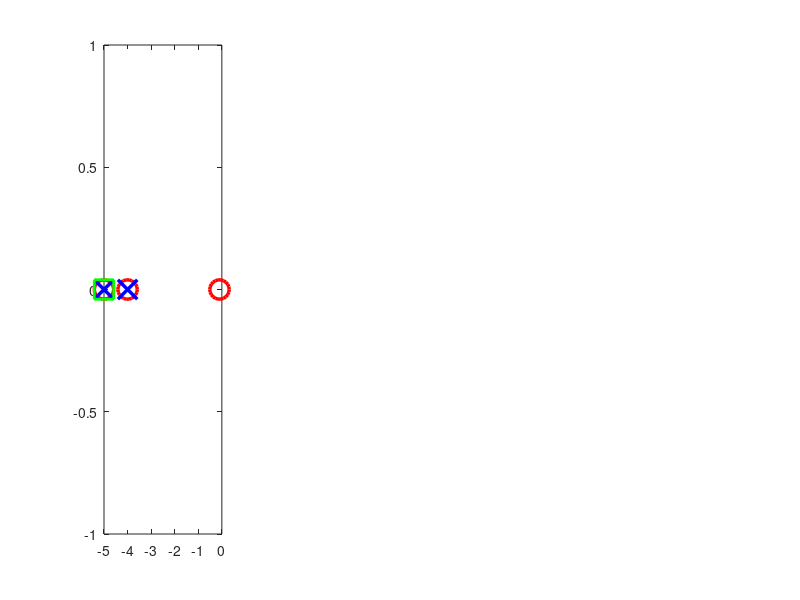

The MATLAB script that drew this image: (Note: this script raises an error after producing the figure.)
%% Eigenvalue Design for Constrained M Matrix (2 Free Eigenvalues)
% Bottom row of M is fixed to bottom row of A1
% You specify 2 eigenvalues; the 3rd is determined by constraint
% Ensures all matrix elements remain REAL and eigenvalues are REAL

clear; clc; close all;

%% ========== USER INPUTS ==========
r = 9;

% Define A1 matrix (3x3)
A1 = [-0.03,  r, 0;
       -r, -0.03, 0;
       0, 0, -0.1];

% Extract fixed bottom row from A1
a31 = A1(3,1);
a32 = A1(3,2);
a33 = A1(3,3);

% YOU CAN ONLY CHOOSE 2 EIGENVALUES (must be REAL for real solution)
% The third eigenvalue will be computed automatically
lambda1 = -5;  % First desired eigenvalue (MUST BE REAL)
lambda2 = -4;  % Second desired eigenvalue (MUST BE REAL)

% CRITICAL: For real M, lambda1 and lambda2 must both be real
if ~isreal(lambda1) || ~isreal(lambda2)
    error('lambda1 and lambda2 must be REAL for a real M matrix!');
end

% Choice of free parameters (set m13=0, m23=0 for simplified case)
m13 = 0;
m23 = 0;

% Additional free choices for m12 and m21
% These will be AUTOMATICALLY ADJUSTED to ensure real M
m12_initial = 1;  % Initial guess
m21_initial = 1;  % Initial guess

% Scalar B (for later computation of G1)
B = 0.5;

% Desired state and A4 column
w_des = [0; 0; 9];  % Desired 3x1 state vector (for w, not X!)
A4 = [0; 0; 0];     % Last column of A matrix (3x1)

%% ========== DISPLAY SETUP ==========

fprintf('=== SYSTEM SETUP ===\n');
fprintf('A1 matrix:\n');
disp(A1);
fprintf('Fixed bottom row: [%.4f, %.4f, %.4f]\n', a31, a32, a33);
fprintf('\n=== YOUR CHOICES ===\n');
fprintf('λ1 (desired) = %.4f\n', lambda1);
fprintf('λ2 (desired) = %.4f\n', lambda2);
fprintf('λ3 will be determined by the constraint\n');

%% ========== FIND REAL SOLUTION ==========

if m13 == 0 && m23 == 0
    fprintf('\n=== SOLVING FOR REAL M (m13=0, m23=0) ===\n');
    
    % Strategy: For 2x2 top-left block to have eigenvalues lambda1, lambda2:
    % trace = m11 + m22 = lambda1 + lambda2
    % det = m11*m22 - m12*m21 = lambda1*lambda2
    
    % For real solutions: discriminant >= 0
    % discriminant = (lambda1 + lambda2)^2 - 4*(lambda1*lambda2 + m12*m21)
    %              = (lambda1 - lambda2)^2 - 4*m12*m21
    
    % For real solutions: (lambda1 - lambda2)^2 >= 4*m12*m21
    % So: m12*m21 <= (lambda1 - lambda2)^2 / 4
    
    max_product = (lambda1 - lambda2)^2 / 4;
    
    fprintf('For real m11, m22, need: m12*m21 ≤ %.4f\n', max_product);
    
    % Try the initial guess first
    m12 = m12_initial;
    m21 = m21_initial;
    
    if m12*m21 > max_product
        fprintf('Initial m12*m21 = %.4f is too large!\n', m12*m21);
        fprintf('Auto-adjusting to ensure real solution...\n');
        
        % Adjust to use 90% of maximum to be safe
        target_product = 0.9 * max_product;
        
        % Keep ratio m12/m21 the same if possible
        if m12_initial ~= 0
            ratio = m21_initial / m12_initial;
            m12 = sqrt(abs(target_product / ratio));
            m21 = ratio * m12;
        else
            % If m12_initial = 0, set both to sqrt of target
            m12 = sqrt(abs(target_product));
            m21 = sign(target_product) * sqrt(abs(target_product));
        end
        
        fprintf('Adjusted to: m12 = %.4f, m21 = %.4f\n', m12, m21);
        fprintf('New product: m12*m21 = %.4f\n', m12*m21);
    else
        fprintf('Initial m12 = %.4f, m21 = %.4f is acceptable\n', m12, m21);
        fprintf('Product: m12*m21 = %.4f ≤ %.4f ✓\n', m12*m21, max_product);
    end
    
    % Now solve for m11, m22
    sum_m = lambda1 + lambda2;
    product_m = lambda1*lambda2 + m12*m21;
    
    fprintf('\nSolving for m11, m22:\n');
    fprintf('  m11 + m22 = %.4f\n', sum_m);
    fprintf('  m11*m22 = %.4f\n', product_m);
    
    discriminant = sum_m^2 - 4*product_m;
    fprintf('  Discriminant = %.4f\n', discriminant);
    
    if discriminant < -1e-10
        error('Discriminant still negative! This should not happen. Check logic.');
    elseif discriminant < 0
        % Tiny negative due to numerical error
        discriminant = 0;
        fprintf('  (Set to 0 due to numerical precision)\n');
    end
    
    m11 = (sum_m + sqrt(discriminant))/2;
    m22 = (sum_m - sqrt(discriminant))/2;
    
    fprintf('\n✓ Real solution found:\n');
    fprintf('  m11 = %.6f\n', m11);
    fprintf('  m22 = %.6f\n', m22);
    fprintf('  m12 = %.6f\n', m12);
    fprintf('  m21 = %.6f\n', m21);
    
else
    error('General case (m13≠0 or m23≠0) not implemented. Set m13=0, m23=0.');
end

%% ========== CONSTRUCT M MATRIX ==========

M = [m11, m12, m13;
     m21, m22, m23;
     a31, a32, a33];

fprintf('\n=== CONSTRUCTED M MATRIX ===\n');
disp(M);

% Verify all elements are real
if ~isreal(M)
    warning('M has complex elements! This should not happen.');
else
    fprintf('✓ All elements of M are REAL\n');
end

%% ========== COMPUTE ACTUAL EIGENVALUES ==========

M_eigenvalues = eig(M);

% Check if eigenvalues are real
if any(abs(imag(M_eigenvalues)) > 1e-10)
    warning('M has COMPLEX eigenvalues!');
    fprintf('Eigenvalues: ');
    for i = 1:length(M_eigenvalues)
        fprintf('%.4f%+.4fj  ', real(M_eigenvalues(i)), imag(M_eigenvalues(i)));
    end
    fprintf('\n');
else
    fprintf('✓ All eigenvalues of M are REAL\n');
    M_eigenvalues = real(M_eigenvalues);  % Remove tiny imaginary parts
end

M_eigenvalues_sorted = sort(real(M_eigenvalues), 'descend');

fprintf('\n=== EIGENVALUE RESULTS ===\n');
fprintf('You requested:     λ1 = %.6f, λ2 = %.6f\n', lambda1, lambda2);
fprintf('Actual eigenvalues of M:\n');
fprintf('  λ1 = %.6f\n', M_eigenvalues_sorted(1));
fprintf('  λ2 = %.6f\n', M_eigenvalues_sorted(2));
fprintf('  λ3 = %.6f (CONSTRAINED - determined by fixed row)\n', M_eigenvalues_sorted(3));

% Check stability of all eigenvalues
all_stable = all(real(M_eigenvalues) < 0);
if all_stable
    fprintf('\n✓ ALL eigenvalues are STABLE (negative real part)\n');
else
    fprintf('\n⚠️  WARNING: System has UNSTABLE eigenvalues!\n');
    for i = 1:length(M_eigenvalues)
        if real(M_eigenvalues(i)) >= 0
            fprintf('   λ%d = %.6f is unstable\n', i, M_eigenvalues(i));
        end
    end
end

%% ========== COMPUTE G1 GAIN MATRIX ==========

G1 = (M - A1) / B;

fprintf('\n=== FEEDBACK GAIN G1 ===\n');
disp(G1);

% Verify third row is zero (should be for our constraint)
third_row_norm = norm(G1(3,:));
fprintf('Third row of G1: [%.6f, %.6f, %.6f]\n', G1(3,1), G1(3,2), G1(3,3));
fprintf('Norm of third row = %.2e ', third_row_norm);

if third_row_norm < 1e-10
    fprintf('✓ (zero as required)\n');
else
    fprintf('⚠️  (should be zero!)\n');
end

%% ========== CLOSED-LOOP VERIFICATION ==========

A_cl = A1 + B*G1;

fprintf('\n=== CLOSED-LOOP MATRIX A_cl = A1 + B*G1 ===\n');
disp(A_cl);

% Verify A_cl equals M
error_M = norm(A_cl - M, 'fro');
fprintf('\n||A_cl - M|| = %.2e ', error_M);
if error_M < 1e-10
    fprintf('✓ (A_cl = M as expected)\n');
end

%% ========== COMPUTE C MATRIX (for X_dot = (A + BC)X form) ==========

fprintf('\n=== COMPUTING C MATRIX FOR X_dot = (A + BC)X ===\n');

fprintf('Desired state w_des (3x1):\n');
disp(w_des);
fprintf('A4 (last column of A):\n');
disp(A4);

% Compute c4 (last column of C)
% Formula: c4 = -(M*w_des + A4) / B
c4 = (-(M*w_des + A4)) / B;

% Construct C matrix (3x4)
C = [G1, c4];

fprintf('\n=== C MATRIX (3×4) ===\n');
fprintf('C = [G1 | c4] where c4 compensates for setpoint w_des\n');
disp(C);

% Verify third row of C
third_row_C_norm = norm(C(3,:));
fprintf('Third row of C: [%.6f, %.6f, %.6f, %.6f]\n', C(3,1), C(3,2), C(3,3), C(3,4));
fprintf('Norm of third row = %.2e ', third_row_C_norm);

if third_row_C_norm < 1e-10
    fprintf('✓ (zero as required)\n');
else
    fprintf('⚠️  (should be zero!)\n');
end

%% ========== VERIFY EQUIVALENCE ==========

fprintf('\n=== VERIFYING EQUIVALENCE ===\n');
fprintf('Testing: w_dot = M(w - w_des) ≡ w_dot from X_dot = (A + BC)X\n\n');

% Create test state
w_test = [0.5; -1; 2];  % 3x1 state
X_test = [w_test; 1];   % 4x1 augmented state

% Form 1: w_dot = M(w - w_des) where M = A1 + BG1
w_dot_form1 = M * (w_test - w_des);

% Form 2: Construct 4x4 A matrix and compute X_dot = (A + BC)X
A = [A1, A4];
% Compute (A + BC)
A_plus_BC = A + B * C;

% X_dot = (A + BC)X, extract w_dot part (first 3 rows)
X_dot_form2 = A_plus_BC * X_test;
w_dot_form2 = X_dot_form2(1:3);

fprintf('Test state w = [%.4f; %.4f; %.4f]\n', w_test(1), w_test(2), w_test(3));
fprintf('\nForm 1: w_dot = M(w - w_des) where M = A1 + BG1\n');
fprintf('  w_dot = [%.6f; %.6f; %.6f]\n', w_dot_form1(1), w_dot_form1(2), w_dot_form1(3));
fprintf('\nForm 2: w_dot from X_dot = (A + BC)X\n');
fprintf('  w_dot = [%.6f; %.6f; %.6f]\n', w_dot_form2(1), w_dot_form2(2), w_dot_form2(3));

difference = norm(w_dot_form1 - w_dot_form2);
fprintf('\nDifference: %.2e ', difference);
if difference < 1e-10
    fprintf('✓ FORMS ARE EQUIVALENT!\n');
else
    fprintf('⚠️  Forms differ!\n');
end

% Also verify that A + BC has the desired structure
fprintf('\n=== (A + BC) Matrix ===\n');
disp(A_plus_BC);

% Check eigenvalues of the 3x3 top-left block
fprintf('\nEigenvalues of (A + BC) top-left 3×3 block:\n');
eigs_A_plus_BC = eig(A_plus_BC(1:3, 1:3));
for i = 1:3
    fprintf('  λ%d = %.6f', i, real(eigs_A_plus_BC(i)));
    if abs(imag(eigs_A_plus_BC(i))) > 1e-10
        fprintf(' + %.6fj ⚠️ COMPLEX!', imag(eigs_A_plus_BC(i)));
    end
    fprintf('\n');
end

% These should match M eigenvalues
eigs_A_plus_BC_real = real(eigs_A_plus_BC);
error_eigs = norm(sort(eigs_A_plus_BC_real) - M_eigenvalues_sorted);
if error_eigs < 1e-6
    fprintf('✓ Eigenvalues match M eigenvalues (error = %.2e)\n', error_eigs);
end

%% ========== VISUALIZATION ==========

figure('Position', [100, 100, 1400, 500]);

% Plot 1: Eigenvalue placement in complex plane
subplot(1,4,1);
plot(real(M_eigenvalues), imag(M_eigenvalues), 'ro', 'MarkerSize', 14, 'LineWidth', 2.5);
hold on;
plot([lambda1, lambda2], [0, 0], 'bx', 'MarkerSize', 14, 'LineWidth', 2.5);
plot(M_eigenvalues_sorted(3), 0, 'gs', 'MarkerSize', 14, 'LineWidth', 2);
xline(0, 'k--', 'LineWidth', 1.5);
yline(0, 'k--', 'LineWidth', 1);
grid on;
xlabel('Real Part', 'FontSize', 11);
ylabel('Imaginary Part', 'FontSize', 11);
title('Eigenvalue Placement', 'FontSize', 12, 'FontWeight', 'bold');
legend('Achieved (all)', 'Desired (2 chosen)', 'Constrained (λ_3)', 'Location', 'best');
xlim([min(real(M_eigenvalues))-1, 1]);
ylim([-1, 1]);

% Plot 2: Eigenvalue comparison
subplot(1,4,2);
x_pos = [1, 2, 3];
bar_desired = [lambda1, lambda2, NaN];
bar_achieved = M_eigenvalues_sorted';

b = bar(x_pos, [bar_desired; bar_achieved]', 'grouped');
b(1).FaceColor = [0.3, 0.7, 1];
b(1).FaceAlpha = 0.7;
b(2).FaceColor = [1, 0.4, 0.3];

hold on;
plot(3, M_eigenvalues_sorted(3), 'gs', 'MarkerSize', 12, 'LineWidth', 2.5);

set(gca, 'XTickLabel', {'\lambda_1', '\lambda_2', '\lambda_3 (constrained)'});
ylabel('Eigenvalue', 'FontSize', 11);
title('Desired vs Achieved', 'FontSize', 12, 'FontWeight', 'bold');
legend('Desired', 'Achieved', 'Auto-determined', 'Location', 'best');
grid on;

% Plot 3: Matrix M heatmap
subplot(1,4,3);
imagesc(M);
colorbar;
colormap(gca, 'jet');
title('Matrix M', 'FontSize', 12, 'FontWeight', 'bold');
xlabel('Column', 'FontSize', 11);
ylabel('Row', 'FontSize', 11);
set(gca, 'XTick', 1:3, 'YTick', 1:3);
for i = 1:3
    for j = 1:3
        if abs(M(i,j)) > max(abs(M(:)))/2
            text_color = 'w';
        else
            text_color = 'k';
        end
        text(j, i, sprintf('%.3f', M(i,j)), ...
            'HorizontalAlignment', 'center', 'Color', text_color, ...
            'FontWeight', 'bold', 'FontSize', 10);
    end
end
rectangle('Position', [0.5, 2.5, 3, 1], 'EdgeColor', 'yellow', 'LineWidth', 3);

% Plot 4: Gain matrix G1 heatmap
subplot(1,4,4);
imagesc(G1);
colorbar;
colormap(gca, 'jet');
title('Gain Matrix G_1', 'FontSize', 12, 'FontWeight', 'bold');
xlabel('Column', 'FontSize', 11);
ylabel('Row', 'FontSize', 11);
set(gca, 'XTick', 1:3, 'YTick', 1:3);
for i = 1:3
    for j = 1:3
        if abs(G1(i,j)) > max(abs(G1(:)))/2
            text_color = 'w';
        else
            text_color = 'k';
        end
        text(j, i, sprintf('%.3f', G1(i,j)), ...
            'HorizontalAlignment', 'center', 'Color', text_color, ...
            'FontWeight', 'bold', 'FontSize', 10);
    end
end
rectangle('Position', [0.5, 2.5, 3, 1], 'EdgeColor', 'cyan', 'LineWidth', 3);

sgtitle(sprintf('Design: λ_1=%.2f, λ_2=%.2f → λ_3=%.2f (constrained)', ...
    lambda1, lambda2, M_eigenvalues_sorted(3)), 'FontSize', 14, 'FontWeight', 'bold');

%% ========== C MATRIX VISUALIZATION ==========

figure('Position', [200, 100, 1200, 500]);

% Plot 1: C matrix full view
subplot(1,3,1);
imagesc(C);
colorbar;
colormap(gca, 'jet');
title('C Matrix (3×4)', 'FontSize', 12, 'FontWeight', 'bold');
xlabel('Column', 'FontSize', 11);
ylabel('Row', 'FontSize', 11);
set(gca, 'XTick', 1:4, 'YTick', 1:3);
set(gca, 'XTickLabel', {'1', '2', '3', '4 (c_4)'});
for i = 1:3
    for j = 1:4
        if abs(C(i,j)) > max(abs(C(:)))/2
            text_color = 'w';
        else
            text_color = 'k';
        end
        text(j, i, sprintf('%.3f', C(i,j)), ...
            'HorizontalAlignment', 'center', 'Color', text_color, ...
            'FontWeight', 'bold', 'FontSize', 9);
    end
end
rectangle('Position', [0.5, 2.5, 4, 1], 'EdgeColor', 'cyan', 'LineWidth', 3);

% Plot 2: Structure breakdown
subplot(1,3,2);
axis off;
text(0.1, 0.9, 'C Matrix Structure:', 'FontSize', 13, 'FontWeight', 'bold');
text(0.1, 0.75, 'C = [G_1 | c_4]', 'FontSize', 11);
text(0.1, 0.6, 'G_1 (3×3): State feedback gains', 'FontSize', 10);
text(0.1, 0.5, '  - First 2 rows: designed', 'FontSize', 10);
text(0.1, 0.42, '  - Third row: zero (constraint)', 'FontSize', 10);
text(0.1, 0.3, 'c_4 (3×1): Setpoint compensation', 'FontSize', 10);
text(0.1, 0.22, '  c_4 = -(M*w_{des} + A_4)/B', 'FontSize', 9);
text(0.1, 0.1, 'Third row = [0 0 0 0] due to', 'FontSize', 10, 'Color', 'blue');
text(0.1, 0.02, 'fixed bottom row constraint', 'FontSize', 10, 'Color', 'blue');

% Plot 3: Gain magnitudes
subplot(1,3,3);
gains_G1 = reshape(G1, [], 1);
gains_c4 = c4;
all_gains = [gains_G1; gains_c4];

bar_x = 1:length(all_gains);
bar(bar_x, abs(all_gains));
hold on;
zero_indices = [7, 8, 9, 12];
bar(zero_indices, abs(all_gains(zero_indices)), 'r');

xlabel('Gain Index', 'FontSize', 11);
ylabel('Magnitude', 'FontSize', 11);
title('C Matrix Gain Magnitudes', 'FontSize', 12, 'FontWeight', 'bold');
grid on;
legend('Non-zero gains', 'Zero (row 3)', 'Location', 'best');

xticks(bar_x);
xticklabels({'G_{11}', 'G_{21}', 'G_{31}', 'G_{12}', 'G_{22}', 'G_{32}', ...
    'G_{13}', 'G_{23}', 'G_{33}', 'c_{41}', 'c_{42}', 'c_{43}'});
xtickangle(45);

sgtitle(sprintf('C Matrix: X_{dot} = (A + BC)X with w_{des} = [%.1f, %.1f, %.1f]', ...
    w_des(1), w_des(2), w_des(3)), 'FontSize', 13, 'FontWeight', 'bold');

%% ========== SUMMARY ==========
fprintf('\n========================================\n');
fprintf('               SUMMARY\n');
fprintf('========================================\n');
fprintf('EIGENVALUE DESIGN:\n');
fprintf('  YOU SPECIFIED:  λ1 = %.6f, λ2 = %.6f\n', lambda1, lambda2);
fprintf('  ACHIEVED:       λ1 = %.6f, λ2 = %.6f\n', M_eigenvalues_sorted(1), M_eigenvalues_sorted(2));
fprintf('  CONSTRAINED:    λ3 = %.6f (auto-determined)\n', M_eigenvalues_sorted(3));
fprintf('\nMATRIX DESIGN:\n');
fprintf('  M matrix (3×3): Desired closed-loop dynamics\n');
fprintf('  G1 matrix (3×3): State feedback gains\n');
fprintf('  C matrix (3×4): Full controller [G1 | c4]\n');
fprintf('\nCONSTRAINTS SATISFIED:\n');
fprintf('  ✓ All matrix elements are REAL\n');
fprintf('  ✓ All eigenvalues are REAL\n');
fprintf('  ✓ Third row of M = third row of A1 (fixed)\n');
fprintf('  ✓ Third row of G1 = [0, 0, 0]\n');
fprintf('  ✓ Third row of C = [0, 0, 0, 0]\n');
fprintf('  ✓ Forms w_dot=M(w-w_des) and X_dot=(A+BC)X are equivalent\n');
fprintf('========================================\n');

fprintf('\nTO MODIFY:\n');
fprintf('  • Change lambda1, lambda2 for different eigenvalues (KEEP REAL!)\n');
fprintf('  • Change w_des for different setpoint (3x1 vector)\n');
fprintf('  • Change A4 if your A matrix has non-zero last column\n');
fprintf('  • Change r to modify A1 structure\n');
fprintf('  • Change m12_initial, m21_initial (will auto-adjust if needed)\n');

%% ============================================================
%% NONLINEAR CLOSED-LOOP SIMULATION WITH THETA–OMEGA COUPLING
%% ============================================================

% -------- SIMULATION SETTINGS ----------
Tf = 25;                % Longer simulation time to see settling behavior
num_traj = 30;          % More trajectories
dt = 0.01;              % Time step for output (interpolation)
t_eval = 0:dt:Tf;       % Evenly spaced time points for smooth plots

% Random initial conditions for phase portrait
omega0_set = 3*(rand(3,num_traj)-0.5);     % p,q,r (angular velocities)
theta0_set = 1.0*(rand(3,num_traj)-0.5);   % phi,theta,psi (angles)

% Storage
traj = cell(num_traj,1);

% Solver options for smoother integration
opts = odeset('RelTol', 1e-8, 'AbsTol', 1e-10, 'MaxStep', 0.05);

% -------- RUN MULTIPLE SIMULATIONS ----------
for k = 1:num_traj
    
    X0 = [omega0_set(:,k); theta0_set(:,k)];
    
    sol = ode45(@(t,X) drone_rhs_compensated(t,X,M,G1,B,A4), [0 Tf], X0, opts);
    
    % Interpolate solution at evenly spaced time points for smooth plotting
    traj{k}.t = t_eval;
    traj{k}.X = deval(sol, t_eval);
    
end

%% ============================================================
%% PHASE PORTRAITS WITH TIME-GRADIENT COLORING
%% ============================================================

% Enable smooth graphics rendering
set(0, 'DefaultFigureRenderer', 'painters');

% Figure 1: phi vs p
figure('Position', [100, 100, 600, 550]);
hold on; grid on; box on;

for k = 1:num_traj
    w = traj{k}.X(1:3,:);
    th = traj{k}.X(4:6,:);
    
    % Use patch for smooth gradient coloring (more efficient than line segments)
    n_pts = length(th(1,:));
    x_data = th(1,:);
    y_data = w(1,:);
    
    % Create color array for gradient
    colors = zeros(n_pts, 3);
    for i = 1:n_pts
        color_val = (i-1) / (n_pts-1);
        colors(i,:) = [color_val, 0, 1-color_val];  % Blue to red gradient
    end
    
    % Plot using patch with vertex colors for smooth gradient
    patch([x_data NaN], [y_data NaN], [1:n_pts NaN], ...
          'EdgeColor', 'interp', 'FaceColor', 'none', 'LineWidth', 0.8);
    
    % Mark start and end points
    plot(th(1,1), w(1,1), 'o', 'MarkerSize', 6, 'MarkerFaceColor', [0,0,1], 'MarkerEdgeColor', 'k');
    plot(th(1,end), w(1,end), 'o', 'MarkerSize', 6, 'MarkerFaceColor', [1,0,0], 'MarkerEdgeColor', 'k');
end

% Set colormap for the gradient
colormap([linspace(0,1,256)', zeros(256,1), linspace(1,0,256)']);

xlabel('Roll Angle \phi (rad)', 'FontSize', 13, 'FontWeight', 'bold');
ylabel('Roll Rate p (rad/s)', 'FontSize', 13, 'FontWeight', 'bold');
title('Phase Portrait: Roll (\phi vs p)', 'FontSize', 14, 'FontWeight', 'bold');

% Add colorbar to show time progression
c = colorbar;
c.Label.String = 'Time progression';
c.Label.FontSize = 11;
c.Ticks = [0 0.5 1];
c.TickLabels = {'Start', 'Mid', 'End'};

set(gca, 'FontSize', 11, 'LineWidth', 1.5);

% Figure 2: theta vs q
figure('Position', [750, 100, 600, 550]);
hold on; grid on; box on;

for k = 1:num_traj
    w = traj{k}.X(1:3,:);
    th = traj{k}.X(4:6,:);
    
    n_pts = length(th(2,:));
    x_data = th(2,:);
    y_data = w(2,:);
    
    % Plot using patch with vertex colors for smooth gradient
    patch([x_data NaN], [y_data NaN], [1:n_pts NaN], ...
          'EdgeColor', 'interp', 'FaceColor', 'none', 'LineWidth', 0.8);
    
    % Mark start and end points
    plot(th(2,1), w(2,1), 'o', 'MarkerSize', 6, 'MarkerFaceColor', [0,0,1], 'MarkerEdgeColor', 'k');
    plot(th(2,end), w(2,end), 'o', 'MarkerSize', 6, 'MarkerFaceColor', [1,0,0], 'MarkerEdgeColor', 'k');
end

% Set colormap for the gradient
colormap([linspace(0,1,256)', zeros(256,1), linspace(1,0,256)']);

xlabel('Pitch Angle \theta (rad)', 'FontSize', 13, 'FontWeight', 'bold');
ylabel('Pitch Rate q (rad/s)', 'FontSize', 13, 'FontWeight', 'bold');
title('Phase Portrait: Pitch (\theta vs q)', 'FontSize', 14, 'FontWeight', 'bold');

% Add colorbar to show time progression
c = colorbar;
c.Label.String = 'Time progression';
c.Label.FontSize = 11;
c.Ticks = [0 0.5 1];
c.TickLabels = {'Start', 'Mid', 'End'};

set(gca, 'FontSize', 11, 'LineWidth', 1.5);

% Figure 3: psi vs r
figure('Position', [1400, 100, 600, 550]);
hold on; grid on; box on;

for k = 1:num_traj
    w = traj{k}.X(1:3,:);
    th = traj{k}.X(4:6,:);
    
    n_pts = length(th(3,:));
    x_data = th(3,:);
    y_data = w(3,:);
    
    % Plot using patch with vertex colors for smooth gradient
    patch([x_data NaN], [y_data NaN], [1:n_pts NaN], ...
          'EdgeColor', 'interp', 'FaceColor', 'none', 'LineWidth', 0.8);
    
    % Mark start and end points
    plot(th(3,1), w(3,1), 'o', 'MarkerSize', 6, 'MarkerFaceColor', [0,0,1], 'MarkerEdgeColor', 'k');
    plot(th(3,end), w(3,end), 'o', 'MarkerSize', 6, 'MarkerFaceColor', [1,0,0], 'MarkerEdgeColor', 'k');
end

% Set colormap for the gradient
colormap([linspace(0,1,256)', zeros(256,1), linspace(1,0,256)']);

xlabel('Yaw Angle \psi (rad)', 'FontSize', 13, 'FontWeight', 'bold');
ylabel('Yaw Rate r (rad/s)', 'FontSize', 13, 'FontWeight', 'bold');
title('Phase Portrait: Yaw (\psi vs r)', 'FontSize', 14, 'FontWeight', 'bold');

% Add colorbar to show time progression
c = colorbar;
c.Label.String = 'Time progression';
c.Label.FontSize = 11;
c.Ticks = [0 0.5 1];
c.TickLabels = {'Start', 'Mid', 'End'};

set(gca, 'FontSize', 11, 'LineWidth', 1.5);

%% ============================================================
%% FULL STATE TRAJECTORY (ONE SAMPLE)
%% ============================================================

figure('Position', [100, 700, 1400, 500]);

% Subplot 1: Angular velocities
subplot(1,2,1);
plot(traj{1}.t, traj{1}.X(1,:), 'b-', 'LineWidth', 1.5); hold on;
plot(traj{1}.t, traj{1}.X(2,:), 'r-', 'LineWidth', 1.5);
plot(traj{1}.t, traj{1}.X(3,:), 'k-', 'LineWidth', 1.5);
xlabel('Time (s)', 'FontSize', 12, 'FontWeight', 'bold');
ylabel('Angular Velocity (rad/s)', 'FontSize', 12, 'FontWeight', 'bold');
title('Body Angular Velocities', 'FontSize', 13, 'FontWeight', 'bold');
legend('p (roll rate)', 'q (pitch rate)', 'r (yaw rate)', 'Location', 'best', 'FontSize', 11);
grid on; box on;
set(gca, 'FontSize', 11, 'LineWidth', 1.5);

% Subplot 2: Euler angles
subplot(1,2,2);
plot(traj{1}.t, traj{1}.X(4,:), 'b-', 'LineWidth', 1.5); hold on;
plot(traj{1}.t, traj{1}.X(5,:), 'r-', 'LineWidth', 1.5);
plot(traj{1}.t, traj{1}.X(6,:), 'k-', 'LineWidth', 1.5);
xlabel('Time (s)', 'FontSize', 12, 'FontWeight', 'bold');
ylabel('Angle (rad)', 'FontSize', 12, 'FontWeight', 'bold');
title('Euler Angles', 'FontSize', 13, 'FontWeight', 'bold');
legend('\phi (roll)', '\theta (pitch)', '\psi (yaw)', 'Location', 'best', 'FontSize', 11);
grid on; box on;
set(gca, 'FontSize', 11, 'LineWidth', 1.5);

sgtitle('Full State Trajectory (Single Run)', 'FontSize', 14, 'FontWeight', 'bold');

%% ============================================================
%% DISTURBED A MATRIX SIMULATION
%% ============================================================
% Simulate system with disturbances/perturbations in the A matrix
% This tests robustness of the controller to model uncertainty

fprintf('\n========================================\n');
fprintf('    DISTURBED A MATRIX SIMULATION\n');
fprintf('========================================\n');

% -------- DISTURBANCE SETTINGS ----------
disturbance_magnitude = 0.3;  % Magnitude of disturbance (fraction of nominal)
num_disturbed_traj = 10;       % Number of disturbed trajectories
Tf_dist = 25;                  % Simulation time

% Time vector for smooth plotting
t_eval_dist = 0:0.01:Tf_dist;

% Storage for disturbed trajectories
traj_disturbed = cell(num_disturbed_traj, 1);
traj_nominal = cell(1, 1);  % One nominal trajectory for comparison

% Fixed initial condition for fair comparison
X0_compare = [0.5; -0.3; 0.8; 0.2; -0.1; 0.15];

fprintf('Disturbance magnitude: %.1f%% of nominal A matrix elements\n', disturbance_magnitude*100);
fprintf('Running %d disturbed simulations + 1 nominal...\n', num_disturbed_traj);

% Run nominal (undisturbed) simulation first
sol_nom = ode45(@(t,X) drone_rhs(t,X,M,G1,B,A4), [0 Tf_dist], X0_compare, opts);
traj_nominal{1}.t = t_eval_dist;
traj_nominal{1}.X = deval(sol_nom, t_eval_dist);

% Run disturbed simulations
for k = 1:num_disturbed_traj
    % Generate random disturbance matrix for A1
    delta_A = disturbance_magnitude * randn(3,3);
    
    % Make disturbance symmetric in off-diagonal r terms (optional)
    % delta_A(1,2) = delta_A(2,1);
    
    sol = ode45(@(t,X) drone_rhs_disturbed(t,X,M,G1,B,A4,delta_A), [0 Tf_dist], X0_compare, opts);
    
    traj_disturbed{k}.t = t_eval_dist;
    traj_disturbed{k}.X = deval(sol, t_eval_dist);
    traj_disturbed{k}.delta_A = delta_A;
end

fprintf('Simulations complete!\n');

%% ============================================================
%% PLOT: NOMINAL VS DISTURBED COMPARISON
%% ============================================================

figure('Position', [100, 100, 1400, 600]);
sgtitle('Nominal vs Disturbed A Matrix Response', 'FontSize', 14, 'FontWeight', 'bold');

% Subplot 1: Angular velocities comparison
subplot(2,3,1);
hold on; grid on; box on;

% Plot disturbed trajectories (light gray)
for k = 1:num_disturbed_traj
    plot(traj_disturbed{k}.t, traj_disturbed{k}.X(1,:), 'Color', [0.7 0.7 0.7], 'LineWidth', 0.8);
end
% Plot nominal (bold blue)
plot(traj_nominal{1}.t, traj_nominal{1}.X(1,:), 'b-', 'LineWidth', 2);

xlabel('Time (s)', 'FontSize', 11);
ylabel('p (rad/s)', 'FontSize', 11);
title('Roll Rate p', 'FontSize', 12, 'FontWeight', 'bold');
legend('Disturbed', 'Nominal', 'Location', 'best');

subplot(2,3,2);
hold on; grid on; box on;
for k = 1:num_disturbed_traj
    plot(traj_disturbed{k}.t, traj_disturbed{k}.X(2,:), 'Color', [0.7 0.7 0.7], 'LineWidth', 0.8);
end
plot(traj_nominal{1}.t, traj_nominal{1}.X(2,:), 'r-', 'LineWidth', 2);
xlabel('Time (s)', 'FontSize', 11);
ylabel('q (rad/s)', 'FontSize', 11);
title('Pitch Rate q', 'FontSize', 12, 'FontWeight', 'bold');

subplot(2,3,3);
hold on; grid on; box on;
for k = 1:num_disturbed_traj
    plot(traj_disturbed{k}.t, traj_disturbed{k}.X(3,:), 'Color', [0.7 0.7 0.7], 'LineWidth', 0.8);
end
plot(traj_nominal{1}.t, traj_nominal{1}.X(3,:), 'k-', 'LineWidth', 2);
xlabel('Time (s)', 'FontSize', 11);
ylabel('r (rad/s)', 'FontSize', 11);
title('Yaw Rate r', 'FontSize', 12, 'FontWeight', 'bold');

% Subplot 4-6: Euler angles comparison
subplot(2,3,4);
hold on; grid on; box on;
for k = 1:num_disturbed_traj
    plot(traj_disturbed{k}.t, traj_disturbed{k}.X(4,:), 'Color', [0.7 0.7 0.7], 'LineWidth', 0.8);
end
plot(traj_nominal{1}.t, traj_nominal{1}.X(4,:), 'b-', 'LineWidth', 2);
xlabel('Time (s)', 'FontSize', 11);
ylabel('\phi (rad)', 'FontSize', 11);
title('Roll Angle \phi', 'FontSize', 12, 'FontWeight', 'bold');

subplot(2,3,5);
hold on; grid on; box on;
for k = 1:num_disturbed_traj
    plot(traj_disturbed{k}.t, traj_disturbed{k}.X(5,:), 'Color', [0.7 0.7 0.7], 'LineWidth', 0.8);
end
plot(traj_nominal{1}.t, traj_nominal{1}.X(5,:), 'r-', 'LineWidth', 2);
xlabel('Time (s)', 'FontSize', 11);
ylabel('\theta (rad)', 'FontSize', 11);
title('Pitch Angle \theta', 'FontSize', 12, 'FontWeight', 'bold');

subplot(2,3,6);
hold on; grid on; box on;
for k = 1:num_disturbed_traj
    plot(traj_disturbed{k}.t, traj_disturbed{k}.X(6,:), 'Color', [0.7 0.7 0.7], 'LineWidth', 0.8);
end
plot(traj_nominal{1}.t, traj_nominal{1}.X(6,:), 'k-', 'LineWidth', 2);
xlabel('Time (s)', 'FontSize', 11);
ylabel('\psi (rad)', 'FontSize', 11);
title('Yaw Angle \psi', 'FontSize', 12, 'FontWeight', 'bold');

%% ============================================================
%% PLOT: ERROR ENVELOPE (DISTURBED - NOMINAL)
%% ============================================================

figure('Position', [150, 150, 1200, 500]);
sgtitle('Tracking Error Due to A Matrix Disturbance', 'FontSize', 14, 'FontWeight', 'bold');

% Compute errors for all disturbed trajectories
errors_w = zeros(num_disturbed_traj, length(t_eval_dist), 3);
errors_theta = zeros(num_disturbed_traj, length(t_eval_dist), 3);

for k = 1:num_disturbed_traj
    errors_w(k,:,:) = (traj_disturbed{k}.X(1:3,:) - traj_nominal{1}.X(1:3,:))';
    errors_theta(k,:,:) = (traj_disturbed{k}.X(4:6,:) - traj_nominal{1}.X(4:6,:))';
end

% Subplot 1: Angular velocity errors
subplot(1,2,1);
hold on; grid on; box on;

% Plot error envelope (min/max bounds)
for i = 1:3
    error_i = squeeze(errors_w(:,:,i));
    error_max = max(error_i, [], 1);
    error_min = min(error_i, [], 1);
    error_mean = mean(error_i, 1);
    
    colors_err = {'b', 'r', 'k'};
    fill([t_eval_dist, fliplr(t_eval_dist)], [error_max, fliplr(error_min)], ...
         colors_err{i}, 'FaceAlpha', 0.2, 'EdgeColor', 'none');
    plot(t_eval_dist, error_mean, colors_err{i}, 'LineWidth', 1.5);
end

xlabel('Time (s)', 'FontSize', 12, 'FontWeight', 'bold');
ylabel('Error (rad/s)', 'FontSize', 12, 'FontWeight', 'bold');
title('Angular Velocity Error: \omega_{disturbed} - \omega_{nominal}', 'FontSize', 12, 'FontWeight', 'bold');
legend('p error envelope', 'p mean', 'q error envelope', 'q mean', 'r error envelope', 'r mean', ...
       'Location', 'best', 'FontSize', 9);
yline(0, 'k--', 'LineWidth', 1);

% Subplot 2: Euler angle errors
subplot(1,2,2);
hold on; grid on; box on;

for i = 1:3
    error_i = squeeze(errors_theta(:,:,i));
    error_max = max(error_i, [], 1);
    error_min = min(error_i, [], 1);
    error_mean = mean(error_i, 1);
    
    colors_err = {'b', 'r', 'k'};
    fill([t_eval_dist, fliplr(t_eval_dist)], [error_max, fliplr(error_min)], ...
         colors_err{i}, 'FaceAlpha', 0.2, 'EdgeColor', 'none');
    plot(t_eval_dist, error_mean, colors_err{i}, 'LineWidth', 1.5);
end

xlabel('Time (s)', 'FontSize', 12, 'FontWeight', 'bold');
ylabel('Error (rad)', 'FontSize', 12, 'FontWeight', 'bold');
title('Euler Angle Error: \theta_{disturbed} - \theta_{nominal}', 'FontSize', 12, 'FontWeight', 'bold');
legend('\phi error envelope', '\phi mean', '\theta error envelope', '\theta mean', '\psi error envelope', '\psi mean', ...
       'Location', 'best', 'FontSize', 9);
yline(0, 'k--', 'LineWidth', 1);

%% ============================================================
%% ROBUSTNESS METRICS
%% ============================================================

fprintf('\n=== ROBUSTNESS METRICS ===\n');

% Compute RMS error for each state
rms_errors = zeros(6, 1);
max_errors = zeros(6, 1);

for i = 1:3
    error_i = squeeze(errors_w(:,:,i));
    rms_errors(i) = sqrt(mean(error_i(:).^2));
    max_errors(i) = max(abs(error_i(:)));
end

for i = 1:3
    error_i = squeeze(errors_theta(:,:,i));
    rms_errors(i+3) = sqrt(mean(error_i(:).^2));
    max_errors(i+3) = max(abs(error_i(:)));
end

state_names = {'p', 'q', 'r', 'phi', 'theta', 'psi'};
units = {'rad/s', 'rad/s', 'rad/s', 'rad', 'rad', 'rad'};

fprintf('State\t\tRMS Error\tMax Error\n');
fprintf('-----\t\t---------\t---------\n');
for i = 1:6
    fprintf('%s\t\t%.4f %s\t%.4f %s\n', state_names{i}, rms_errors(i), units{i}, max_errors(i), units{i});
end

fprintf('\nDisturbance magnitude: %.1f%% of nominal\n', disturbance_magnitude*100);
fprintf('Number of Monte Carlo runs: %d\n', num_disturbed_traj);

%% ============================================================
%% COMPENSATION COMPARISON: WITH vs WITHOUT w_des_dot
%% ============================================================
% Compare performance of controller with and without w_des_dot compensation

fprintf('\n========================================\n');
fprintf('  w_des_dot COMPENSATION COMPARISON\n');
fprintf('========================================\n');

% -------- SIMULATION SETTINGS ----------
Tf_comp = 20;                  % Simulation time
num_comp_traj = 5;             % Number of test trajectories
t_eval_comp = 0:0.01:Tf_comp;  % Time vector

% Test initial conditions with varying angles
comp_initial_conditions = [
    0.8, -0.6, 2.0,  0.3, -0.2, 0.1;   % Moderate angles
    1.2, -1.0, 3.5,  0.5, -0.4, 0.2;   % Larger angles
    0.3,  0.5, 4.0,  0.15, 0.25, 0.05; % Small angles
    1.5, -1.2, 2.5,  0.6, -0.5, 0.15;  % Large angles
    0.5,  0.8, 3.0,  0.2,  0.3, 0.1    % Mixed
]';

% Storage
traj_uncompensated = cell(num_comp_traj, 1);
traj_compensated = cell(num_comp_traj, 1);

fprintf('Running comparison simulations...\n');

for k = 1:num_comp_traj
    X0 = comp_initial_conditions(:, k);
    
    % Run WITHOUT compensation (original)
    sol_uncomp = ode45(@(t,X) drone_rhs(t,X,M,G1,B,A4), [0 Tf_comp], X0, opts);
    traj_uncompensated{k}.t = t_eval_comp;
    traj_uncompensated{k}.X = deval(sol_uncomp, t_eval_comp);
    
    % Run WITH w_des_dot compensation
    sol_comp = ode45(@(t,X) drone_rhs_compensated(t,X,M,G1,B,A4), [0 Tf_comp], X0, opts);
    traj_compensated{k}.t = t_eval_comp;
    traj_compensated{k}.X = deval(sol_comp, t_eval_comp);
    
    fprintf('  Trajectory %d/%d complete\n', k, num_comp_traj);
end

fprintf('Comparison simulations complete!\n');

%% ============================================================
%% COMPUTE ERROR DYNAMICS: e = w - w_des
%% ============================================================

% Storage for error trajectories
error_uncomp = cell(num_comp_traj, 1);
error_comp = cell(num_comp_traj, 1);

for k = 1:num_comp_traj
    n_pts = length(t_eval_comp);
    
    % Extract states
    w_uncomp = traj_uncompensated{k}.X(1:3, :);
    theta_uncomp = traj_uncompensated{k}.X(4:6, :);
    
    w_comp = traj_compensated{k}.X(1:3, :);
    theta_comp = traj_compensated{k}.X(4:6, :);
    
    % Compute w_des at each time point
    w_des_traj_uncomp = zeros(3, n_pts);
    w_des_traj_comp = zeros(3, n_pts);
    
    for i = 1:n_pts
        w_des_traj_uncomp(:, i) = [-theta_uncomp(1,i); -theta_uncomp(2,i); 9];
        w_des_traj_comp(:, i) = [-theta_comp(1,i); -theta_comp(2,i); 9];
    end
    
    % Compute errors
    error_uncomp{k}.e = w_uncomp - w_des_traj_uncomp;
    error_comp{k}.e = w_comp - w_des_traj_comp;
    error_uncomp{k}.t = t_eval_comp;
    error_comp{k}.t = t_eval_comp;
end

%% ============================================================
%% PLOT: ERROR COMPARISON
%% ============================================================

figure('Position', [100, 100, 1600, 900]);
sgtitle('Controller Comparison: WITHOUT vs WITH w_{des\_dot} Compensation', ...
        'FontSize', 15, 'FontWeight', 'bold');

error_labels = {'e_p = p - (-\phi)', 'e_q = q - (-\theta)', 'e_r = r - 9'};

% Generate colors for all trajectories
colors_uncomp = [linspace(0.8, 0.9, num_comp_traj)', ...
                 linspace(0.2, 0.6, num_comp_traj)', ...
                 linspace(0.2, 0.6, num_comp_traj)'];  % Red shades
colors_comp = [linspace(0.2, 0.6, num_comp_traj)', ...
               linspace(0.5, 0.8, num_comp_traj)', ...
               linspace(0.8, 0.95, num_comp_traj)'];  % Blue shades

for i = 1:3
    subplot(3, 2, 2*i-1);
    hold on; grid on; box on;
    
    % Plot uncompensated errors
    for k = 1:num_comp_traj
        plot(error_uncomp{k}.t, error_uncomp{k}.e(i,:), ...
             'Color', colors_uncomp(k,:), 'LineWidth', 1.2);
    end
    
    xlabel('Time (s)', 'FontSize', 11);
    ylabel('Error (rad/s)', 'FontSize', 11);
    title(['WITHOUT Compensation: ', error_labels{i}], 'FontSize', 12, 'FontWeight', 'bold');
    yline(0, 'k--', 'LineWidth', 1);
    
    subplot(3, 2, 2*i);
    hold on; grid on; box on;
    
    % Plot compensated errors
    for k = 1:num_comp_traj
        plot(error_comp{k}.t, error_comp{k}.e(i,:), ...
             'Color', colors_comp(k,:), 'LineWidth', 1.2);
    end
    
    xlabel('Time (s)', 'FontSize', 11);
    ylabel('Error (rad/s)', 'FontSize', 11);
    title(['WITH Compensation: ', error_labels{i}], 'FontSize', 12, 'FontWeight', 'bold');
    yline(0, 'k--', 'LineWidth', 1);
end

%% ============================================================
%% PLOT: DIRECT COMPARISON (OVERLAY)
%% ============================================================

figure('Position', [150, 150, 1400, 500]);
sgtitle('Direct Error Comparison: Red=Uncompensated, Blue=Compensated', ...
        'FontSize', 14, 'FontWeight', 'bold');

for i = 1:3
    subplot(1, 3, i);
    hold on; grid on; box on;
    
    % Plot both on same axes
    for k = 1:num_comp_traj
        % Uncompensated (red/orange)
        plot(error_uncomp{k}.t, error_uncomp{k}.e(i,:), ...
             'Color', [1, 0.3, 0.3], 'LineWidth', 1.0, 'LineStyle', '-');
        
        % Compensated (blue)
        plot(error_comp{k}.t, error_comp{k}.e(i,:), ...
             'Color', [0.2, 0.5, 1], 'LineWidth', 1.0, 'LineStyle', '--');
    end
    
    xlabel('Time (s)', 'FontSize', 12, 'FontWeight', 'bold');
    ylabel('Error (rad/s)', 'FontSize', 12, 'FontWeight', 'bold');
    title(error_labels{i}, 'FontSize', 13, 'FontWeight', 'bold');
    yline(0, 'k--', 'LineWidth', 1.5);
    
    if i == 1
        legend('Uncompensated', 'Compensated', 'Location', 'best', 'FontSize', 10);
    end
end

%% ============================================================
%% QUANTITATIVE METRICS
%% ============================================================

fprintf('\n=== QUANTITATIVE COMPARISON ===\n');
fprintf('Metric: RMS error over entire trajectory\n\n');

% Compute RMS errors
rms_uncomp = zeros(3, num_comp_traj);
rms_comp = zeros(3, num_comp_traj);

for k = 1:num_comp_traj
    for i = 1:3
        rms_uncomp(i, k) = sqrt(mean(error_uncomp{k}.e(i,:).^2));
        rms_comp(i, k) = sqrt(mean(error_comp{k}.e(i,:).^2));
    end
end

% Average across trajectories
avg_rms_uncomp = mean(rms_uncomp, 2);
avg_rms_comp = mean(rms_comp, 2);
improvement = (avg_rms_uncomp - avg_rms_comp) ./ avg_rms_uncomp * 100;

fprintf('Component | Uncompensated | Compensated | Improvement\n');
fprintf('----------|---------------|-------------|------------\n');
fprintf('   e_p    |   %.4f      |   %.4f    |   %.1f%%\n', ...
        avg_rms_uncomp(1), avg_rms_comp(1), improvement(1));
fprintf('   e_q    |   %.4f      |   %.4f    |   %.1f%%\n', ...
        avg_rms_uncomp(2), avg_rms_comp(2), improvement(2));
fprintf('   e_r    |   %.4f      |   %.4f    |   %.1f%%\n', ...
        avg_rms_uncomp(3), avg_rms_comp(3), improvement(3));
fprintf('\nOverall average improvement: %.1f%%\n', mean(improvement));

%% ============================================================
%% PLOT: STATE-DEPENDENT EFFECTIVE EIGENVALUES
%% ============================================================
% Analyze eigenvalues of (M + T(phi,theta)) along trajectories

fprintf('\n=== ANALYZING EFFECTIVE DYNAMICS ===\n');
fprintf('Computing eigenvalues of (M + T(phi,theta)) along trajectories...\n');

% Pick one representative trajectory
k_rep = 2;  % Use trajectory 2
n_sample = 100;  % Sample points
sample_idx = round(linspace(1, length(t_eval_comp), n_sample));

eigs_effective_uncomp = zeros(3, n_sample);
eigs_effective_comp = zeros(3, n_sample);

for j = 1:n_sample
    idx = sample_idx(j);
    
    % Uncompensated trajectory state
    phi_u = traj_uncompensated{k_rep}.X(4, idx);
    theta_u = traj_uncompensated{k_rep}.X(5, idx);
    
    % Compensated trajectory state
    phi_c = traj_compensated{k_rep}.X(4, idx);
    theta_c = traj_compensated{k_rep}.X(5, idx);
    
    % Compute T matrices
    theta_max = 1.5;
    theta_sat_u = max(-theta_max, min(theta_max, theta_u));
    theta_sat_c = max(-theta_max, min(theta_max, theta_c));
    
    cos_theta_u = max(abs(cos(theta_sat_u)), 1e-6) * sign(cos(theta_sat_u) + 1e-10);
    cos_theta_c = max(abs(cos(theta_sat_c)), 1e-6) * sign(cos(theta_sat_c) + 1e-10);
    
    T_u = [1, sin(phi_u)*tan(theta_sat_u), cos(phi_u)*tan(theta_sat_u);
           0, cos(phi_u), -sin(phi_u);
           0, sin(phi_u)/cos_theta_u, cos(phi_u)/cos_theta_u];
    
    T_c = [1, sin(phi_c)*tan(theta_sat_c), cos(phi_c)*tan(theta_sat_c);
           0, cos(phi_c), -sin(phi_c);
           0, sin(phi_c)/cos_theta_c, cos(phi_c)/cos_theta_c];
    
    % Effective error dynamics matrix
    M_eff_u = M + T_u;
    M_eff_c = M + T_c;
    
    % Eigenvalues
    eigs_effective_uncomp(:, j) = sort(real(eig(M_eff_u)), 'descend');
    eigs_effective_comp(:, j) = sort(real(eig(M_eff_c)), 'descend');
end

t_sample = t_eval_comp(sample_idx);

figure('Position', [200, 200, 1400, 500]);
sgtitle('Effective Error Dynamics Eigenvalues: M + T(\phi,\theta)', ...
        'FontSize', 14, 'FontWeight', 'bold');

subplot(1,2,1);
hold on; grid on; box on;
plot(t_sample, eigs_effective_uncomp(1,:), 'r-', 'LineWidth', 2);
plot(t_sample, eigs_effective_uncomp(2,:), 'g-', 'LineWidth', 2);
plot(t_sample, eigs_effective_uncomp(3,:), 'b-', 'LineWidth', 2);
yline(0, 'k--', 'LineWidth', 1.5);
xlabel('Time (s)', 'FontSize', 12, 'FontWeight', 'bold');
ylabel('Eigenvalue', 'FontSize', 12, 'FontWeight', 'bold');
title('WITHOUT Compensation', 'FontSize', 13, 'FontWeight', 'bold');
legend('\lambda_1', '\lambda_2', '\lambda_3', 'Location', 'best');
ylim([min(eigs_effective_uncomp(:))-1, 1]);

subplot(1,2,2);
hold on; grid on; box on;
plot(t_sample, eigs_effective_comp(1,:), 'r-', 'LineWidth', 2);
plot(t_sample, eigs_effective_comp(2,:), 'g-', 'LineWidth', 2);
plot(t_sample, eigs_effective_comp(3,:), 'b-', 'LineWidth', 2);
yline(0, 'k--', 'LineWidth', 1.5);
xlabel('Time (s)', 'FontSize', 12, 'FontWeight', 'bold');
ylabel('Eigenvalue', 'FontSize', 12, 'FontWeight', 'bold');
title('WITH Compensation', 'FontSize', 13, 'FontWeight', 'bold');
legend('\lambda_1', '\lambda_2', '\lambda_3', 'Location', 'best');
ylim([min(eigs_effective_comp(:))-1, 1]);

fprintf('Analysis complete!\n');
fprintf('\n========================================\n');
